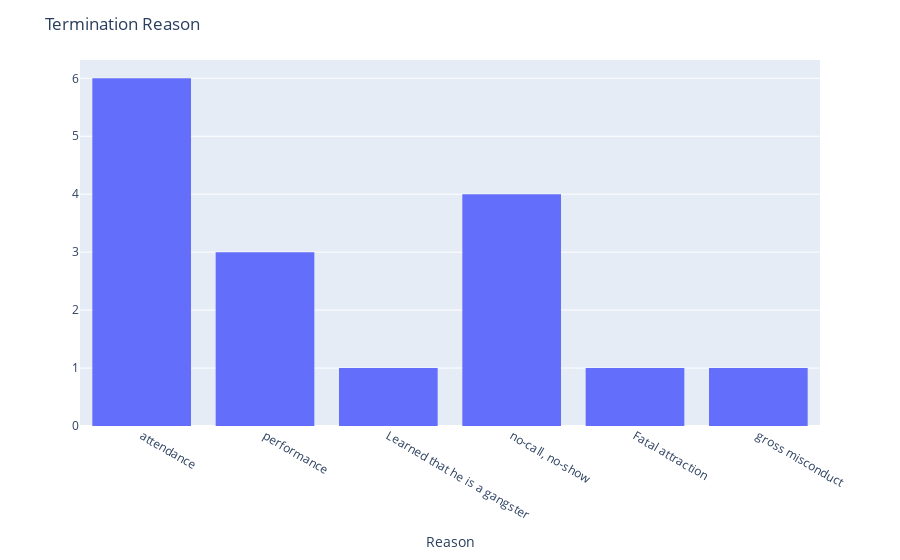

Notebook source saved alongside this figure:
### Code cell
fig = px.histogram(data_ter_cause, x="TermReason",)

fig.update_layout(
    title_text='Termination Reason',
    xaxis_title_text='Reason',
    yaxis_title_text='', 
)
fig.show()

# the recruitment team should be more careful :D, don't want more gangster member around

### Figure 1 — Plotly figure (JSON) as saved in the notebook; plotly's stock layout.template omitted (floating-point values rounded to 4 significant figures)
{"data": [{"alignmentgroup": "True", "bingroup": "x", "hovertemplate": "TermReason=%{x}<br>count=%{y}<extra></extra>", "legendgroup": "", "marker": {"color": "#636efa"}, "name": "", "offsetgroup": "", "orientation": "v", "showlegend": false, "type": "histogram", "x": ["attendance", "performance", "Learned that he is a gangster", "performance", "attendance", "no-call, no-show", "attendance", "Fatal attraction", "attendance", "no-call, no-show", "no-call, no-show", "attendance", "performance", "attendance", "no-call, no-show", "gross misconduct"], "xaxis": "x", "yaxis": "y"}], "layout": {"barmode": "relative", "legend": {"tracegroupgap": 0}, "margin": {"t": 60}, "title": {"text": "Termination Reason"}, "xaxis": {"anchor": "y", "domain": [0, 1], "title": {"text": "Reason"}}, "yaxis": {"anchor": "x", "domain": [0, 1], "title": {"text": ""}}}}
